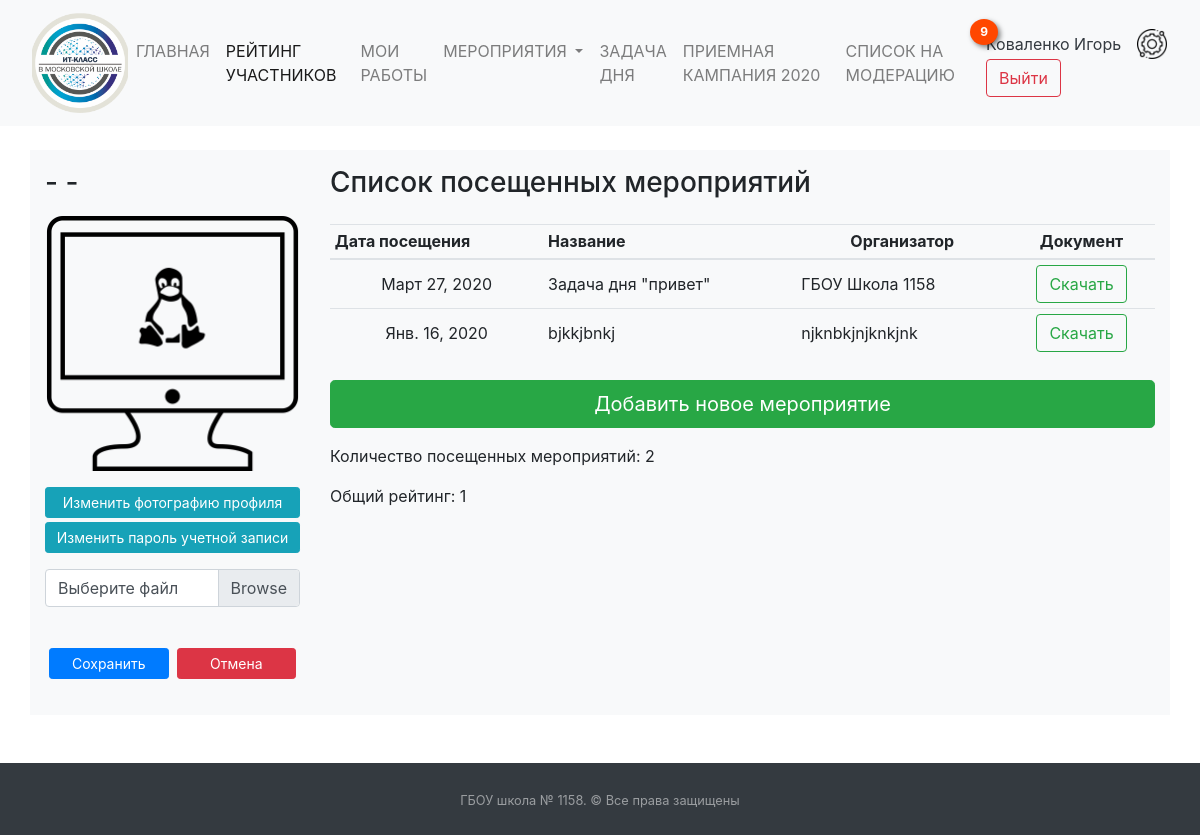
The app's page /statistic/pupil/21/img-change/ (signed in), older data.
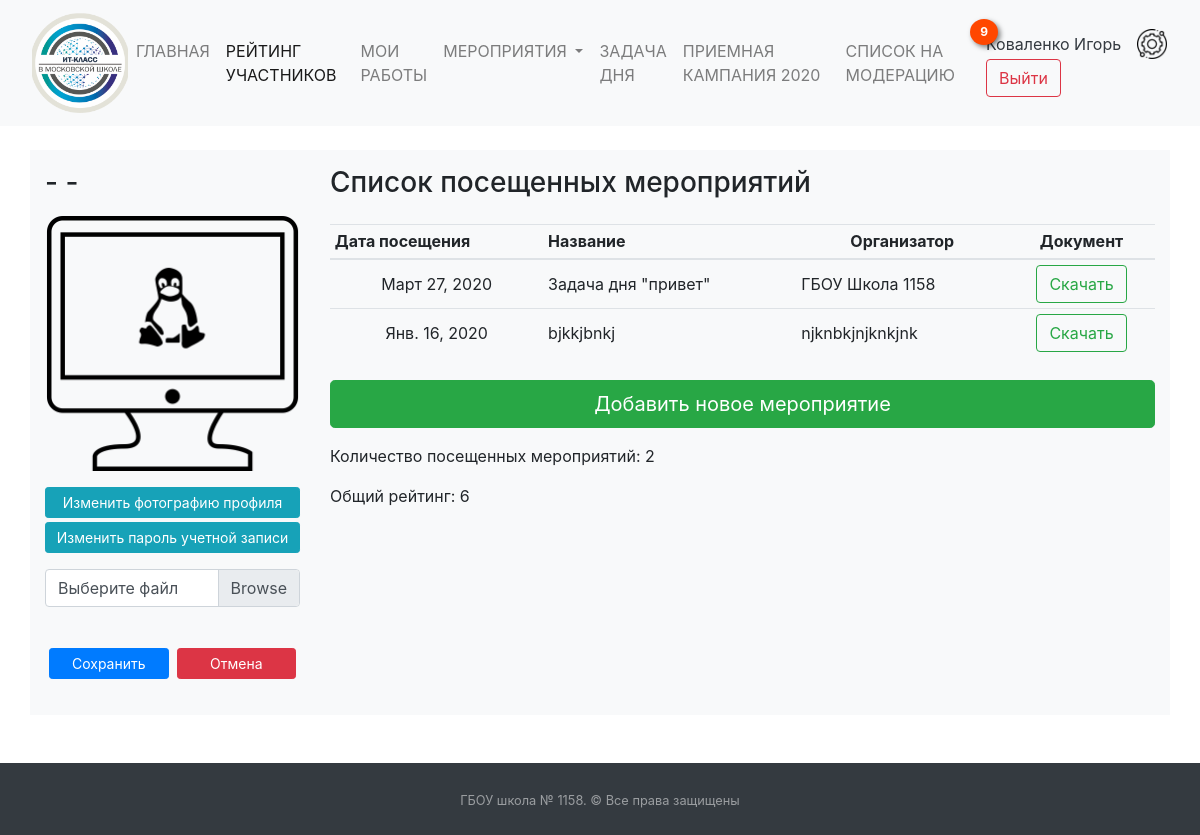
The same page, newer data.
### mainapp/models.py (models this page shows, shortened)
class Puples(models.Model):
    name = models.TextField("Имя", null=True)
    surname = models.TextField("Фамилия", null=True)
    rate = models.PositiveIntegerField(default=0)
    image = models.ImageField(blank=True ,upload_to="puples_photo", default="puples_photo/user-2.png")
    user = models.OneToOneField(User, on_delete=models.CASCADE, null=True)
    class Meta:
        verbose_name = "Ученики"
        verbose_name_plural = "Ученики"

### mainapp/views.py (the view, shortened to what this page needs)
# urls.py: path('<int:pk>/img-change/', views.ImgChangeView.as_view(), name='img_change'),
class ImgChangeView(LoginRequiredMixin, DetailView):
    model = Puples
    pk_url_kwarg = "pk"
    template_name = "img_change.html"
    raise_exception = True
    def get_context_data(self, **kwargs):
        context = super().get_context_data(**kwargs)
        context['events_count'] = Events.objects.filter(events__pk=self.kwargs['pk'], check=True).count()
        context['events_new'] = Events.objects.filter(check=False).count()
        context['allevents'] = Events.objects.filter(events__pk=self.kwargs['pk']).order_by('-date')
        return context
    def get(self, request, pk):
        if request.user.is_superuser or request.user.puples.pk == pk:
            return super().get(request, pk)
        return HttpResponseForbidden()

### templates/img_change.html (shortened to what this page needs)
{% extends "base.html" %}
{% block main %}
{% load static %}
<div class="container-xl my-4 bg-light">
    <div class="row">
        <div class="col col-xl-3 col-lg-3 col-md-3 col-sm-12">
            <h3 class="my-3">
                {{ puples.name }} {{puples.surname}}
            </h3>
            <img src="{{ puples.image.url }}" class="img-fluid">
            <div class="row no-gutters py-3">
                <div class="col-12"><a href="/statistic/pupil/{{ puples.pk }}/img-change/"
                                       class="btn btn-block btn-info btn-sm" role="button">Изменить фотографию
                    профиля</a></div>
                <div class="col-12 pt-1"><a href="/password-change/" class="btn btn-block btn-info btn-sm"
                                            role="button">Изменить
                    пароль учетной записи</a></div>
                <div class="col-12 py-3">
                    <form method="post" enctype="multipart/form-data">
                        <div class="custom-file col-12 pt-5">
                            <div class="form-group">
                                <label class="custom-file-label" for="customFile">Выберите файл</label>
                            </div>
                        </div>
                        <div class="row no-gutters">
                            <div class="col p-1"><button type="submit" class="btn btn-primary btn-block btn-sm">Сохранить</button></div>
                            <div class="col p-1"> <a class="btn btn-danger btn-block btn-sm" href="/statistic/pupil/{{ puples.id }}" role="button">Отмена</a></div>
                        </div>
                    </form>
                </div>
            </div>
        </div>
        <div class="col">
            <h3 class="pt-3">
                Список посещенных мероприятий
            </h3>
            <table class="table table-sm text-center my-4">
                <thead class="thead text-center">
                <tr>
                    <th class="text-left">Дата посещения</th>
                    <th class="text-left">Название</th>
                    <th>Организатор</th>
                    <th>Документ</th>
                </tr>
                </thead>
                {% for event in allevents %}
                <tr {% if event.check is False %} class="alert-warning" {% endif %}>
                    <td class="align-middle">{{ event.date }}
                    </td>
                    <td class="text-left align-middle">{{ event.name }}</td>
                    <td class="text-left align-middle">{{ event.organization }}</td>
                    <td class="text-center align-middle">
                        <form method="post" action="{% url 'verification_file_download' %}">
                            <button type="submit" class="btn btn-outline-success">Скачать</button>
                        </form>
                    </td>
                </tr>
                {% endfor %}
            </table>
            <a class="btn btn-success btn-lg btn-block" href="add_events" role="button">Добавить новое мероприятие</a>
            <p class="my-3">Количество посещенных мероприятий: {{ events_count }} </p>
            <p class="my-3">Общий рейтинг: {{ puples.rate }}</p>
        </div>
    </div>
  </div>
    {% endblock %}
{% block detail_active %} active{% endblock %}

Row changes from the older to the newer data that the page shows:
changed Puples: rate "1" → "6"
